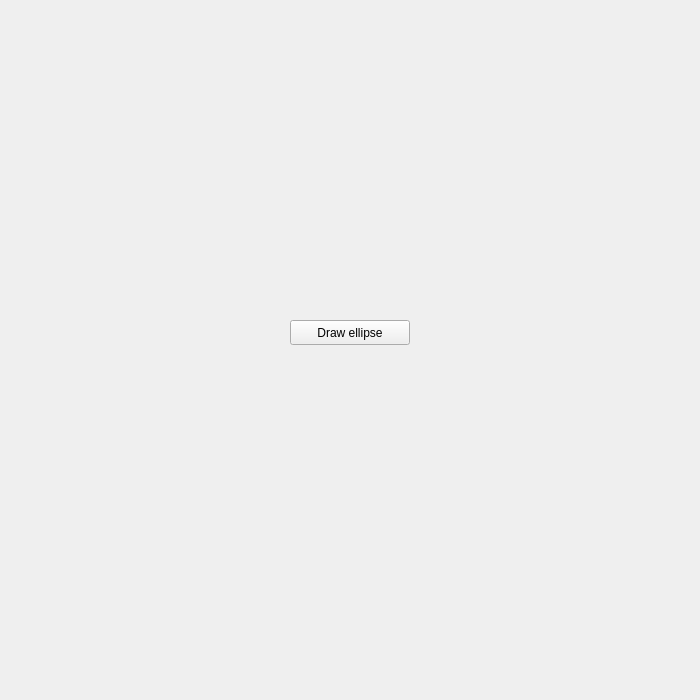
<?xml version="1.0" encoding="UTF-8"?>
<ui version="4.0">
 <class>Form</class>
 <widget class="QWidget" name="Form">
  <property name="geometry">
   <rect>
    <x>0</x>
    <y>0</y>
    <width>700</width>
    <height>700</height>
   </rect>
  </property>
  <property name="windowTitle">
   <string>Form</string>
  </property>
  <widget class="QPushButton" name="btn">
   <property name="geometry">
    <rect>
     <x>290</x>
     <y>320</y>
     <width>120</width>
     <height>25</height>
    </rect>
   </property>
   <property name="text">
    <string>Draw ellipse</string>
   </property>
  </widget>
 </widget>
 <resources/>
 <connections/>
</ui>
